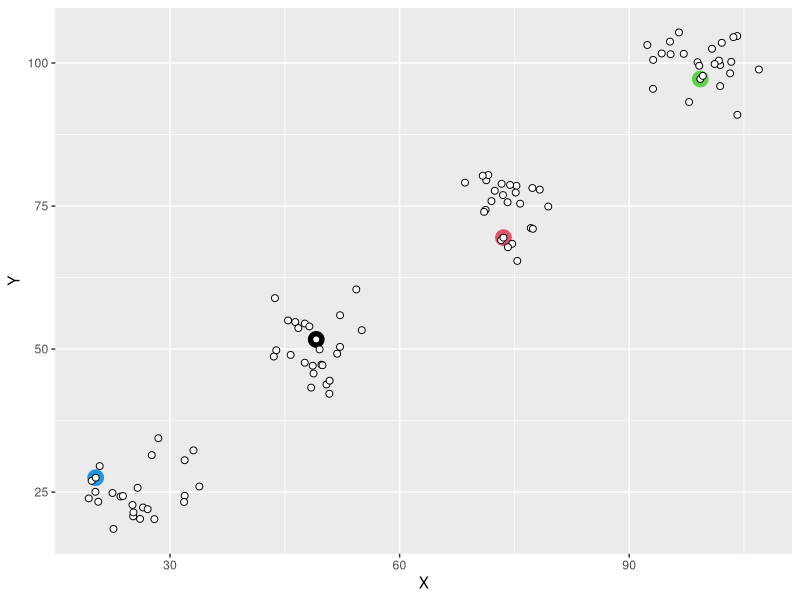
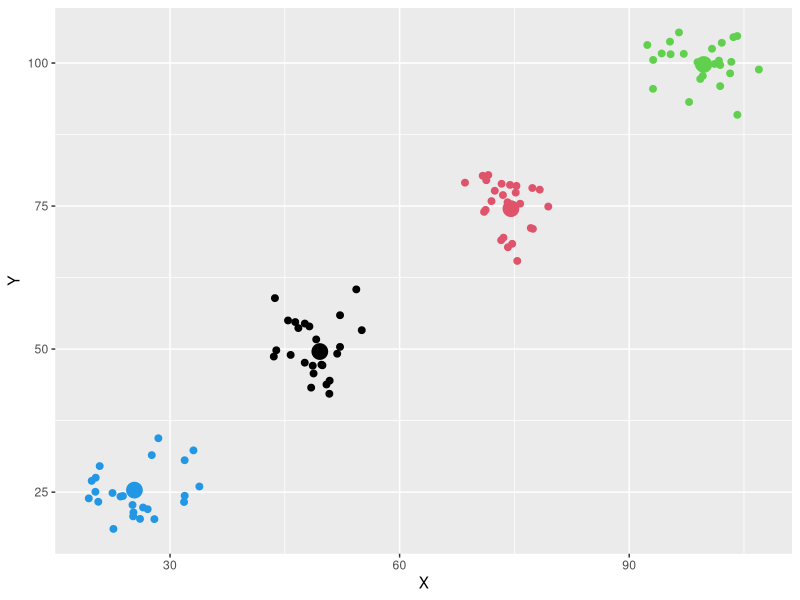
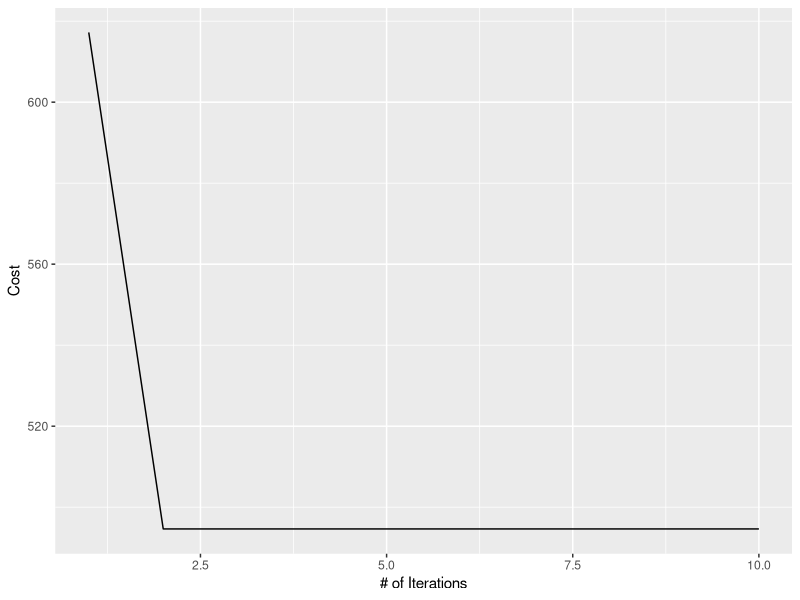
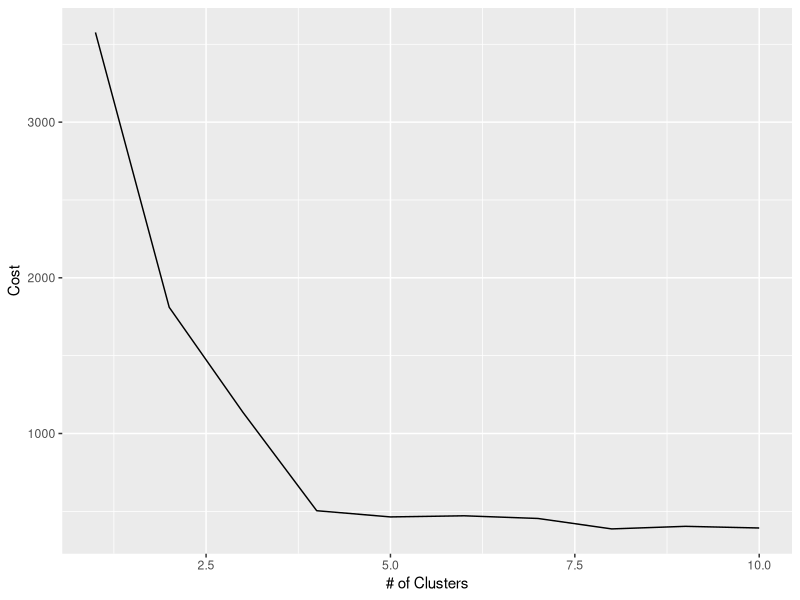

Recreate these plots in R, in order.
library(ggplot2)

set.seed(6)

#Setting up the datasets
numPoints = 100
numClusters.data = 4
numClusters = 4
numIterations = 10
meanValue = 50
spread = 4

distance <- function(matrix, centroid){
  
  dist = vector()
  
   dist = apply(matrix, MARGIN = 1, FUN = function(x){
     centroid = centroid[1:2]
     sqrt(sum((centroid - x)^2))})
  
  return(dist)
}

kmeans_simulation = function(npoints, nclusters, niterations, nclusters.data = 4, spread = 5){
  
  xvalues = vector()
  yvalues = vector()
  
  for(i in 1:nclusters.data){
    xvalues = c(xvalues, rnorm(npoints/nclusters.data, mean = (25*i), sd = spread))
    yvalues = c(yvalues, rnorm(npoints/nclusters.data, mean = (100*i)/nclusters.data, sd = spread))
  }
  
  dataset = cbind(xvalues, yvalues)

  # initialize centroids to random values
  centroids = matrix(data = NA, nrow = nclusters, ncol = 3)
  # centroids[,1:2] =  rnorm(nclusters * 2, mean = meanValue, sd = spread)
  centroids[,1:2] =  dataset[sample(1:npoints, nclusters),]
  centroids[,3] = 1:nrow(centroids)
  
  centroids_init = centroids
  cost = vector()
  
  for(j in 1:niterations){
    
    alldistances = apply(centroids, MARGIN = 1, distance, matrix = dataset)
    clusterAssignment = apply(alldistances, MARGIN = 1, which.min)
    cost[j] = sum(sapply(1:nclusters, 
                         function(x) sum(distance(dataset[clusterAssignment == x,], centroids[x,]))))
    centroids[,1:2] = sapply(1:nclusters, 
                             function(x) mean(dataset[clusterAssignment == x,1:2]))

  }
  
  return (list(cost, clusterAssignment, centroids, dataset, centroids_init))
}

list = kmeans_simulation(numPoints, numClusters, numIterations, numClusters.data, spread)

ggplot(data = NULL) +
  geom_point(size=2, shape="23") + xlab("X") + ylab("Y") +
  geom_point(aes(x=list[[5]][,1], y=list[[5]][,2]), colour=list[[5]][,3], size=5) +
  geom_point(aes(x=list[[4]][,1], y=list[[4]][,2]), colour="black",fill = "white", pch=21, size=2)

Sys.sleep(2)

ggplot(data = NULL) +
  geom_point(aes(x=list[[3]][,1], y=list[[3]][,2]), colour=list[[3]][,3], size=5) +
  geom_point(aes(x=list[[4]][,1], y=list[[4]][,2]), colour=list[[2]], size=2) +
  xlab("X") + ylab("Y")

ggplot(data = NULL) +
  geom_line(aes(x=1:numIterations, y=list[[1]])) +
  xlab("# of Iterations") + ylab("Cost")

costList = vector()

for(i in 1:10){
  costList[i] = kmeans_simulation(numPoints, i, numIterations, numClusters.data, spread)[[1]][numIterations]
}

ggplot(data = NULL) +
  geom_line(aes(x = 1:length(costList), y = costList)) +
  xlab("# of Clusters") + ylab("Cost")
